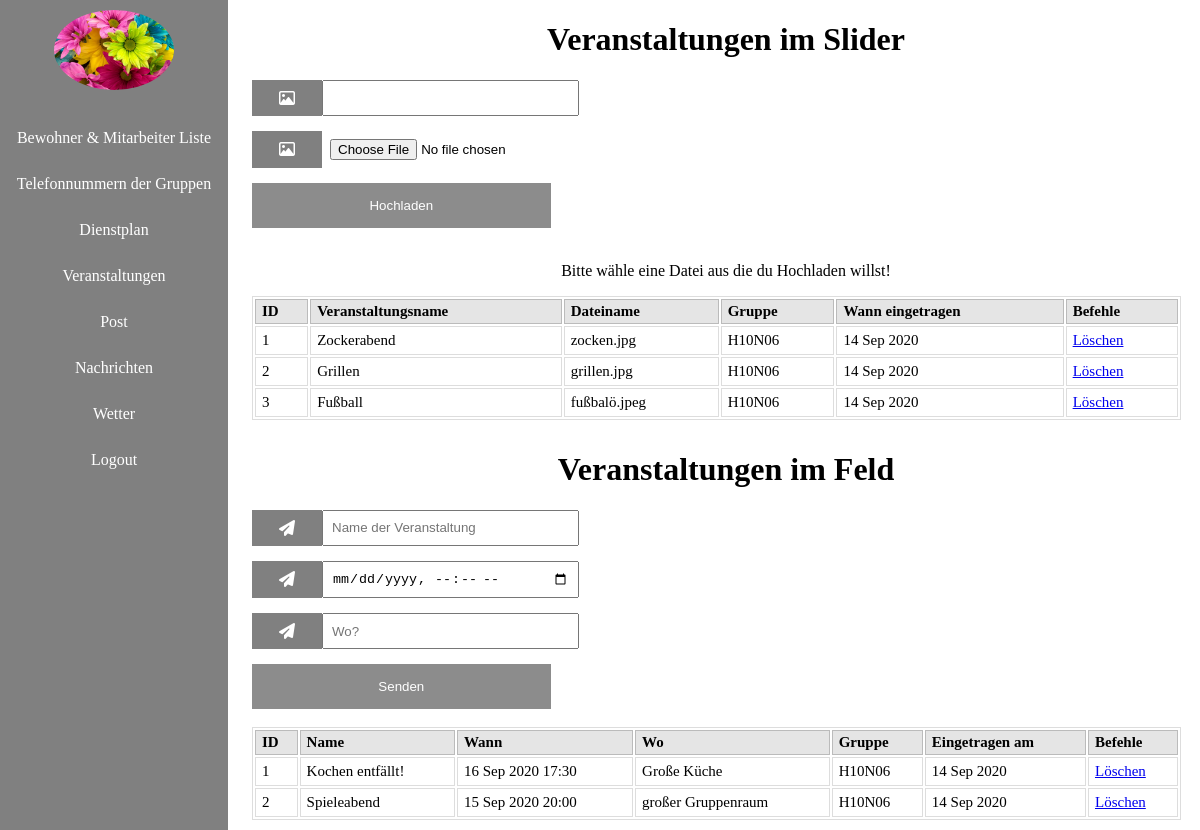
Page /Abschlussprojekt/Abschlussprojekt_admin/entries/events.php (signed in) on the committed database.
### tables this page shows
CREATE TABLE `events` (
  `id` int(11) NOT NULL,
  `vername` varchar(200) NOT NULL,
  `name` varchar(200) NOT NULL,
  `gruppe` varchar(20) NOT NULL,
  `eingetragen_am` date NOT NULL DEFAULT current_timestamp()
);

CREATE TABLE `eventsnrml` (
  `id` int(11) NOT NULL,
  `namev` varchar(200) NOT NULL,
  `wann` datetime NOT NULL,
  `wo` varchar(200) NOT NULL,
  `gruppe` varchar(20) NOT NULL,
  `eingetragen_am` date NOT NULL DEFAULT current_timestamp()
);

### Abschlussprojekt/Abschlussprojekt_admin/entries/events.php (the view, shortened to what this page needs)
<?php
require "../function/connection.php";
require "../function/functions.php";
?>
<div class="grob">
     <div class="ver">
          <form action="events.php" method="post" enctype="multipart/form-data">
               <h1 class="hanm">Veranstaltungen im Slider</h1>
               <div class="eingabefeld">
                    <i class="fa fa-image icon"></i>
                    <input class="eingabefeld-text" type="text" name="vername">
               </div>
               <div class="eingabefeld">
                    <i class="fa fa-image icon"></i>
                    <input class="eingabefeld-text" type="file" name="bild"  accept="image/png, image/jpeg">
               </div>
     <input type="submit" value="Hochladen" class="btnver" name="save">
    <br> <br>
<?php
     $vername = $_POST['vername'];
     $gruppe = $_SESSION['gruppe'];
     $statusMsg = '';
     $zielpfad = "../pics/";
     $bildname = basename($_FILES["bild"]["name"]);
     $zielbildpfad = $zielpfad . $bildname;
     $fileType = pathinfo($zielbildpfad, PATHINFO_EXTENSION);
     if(isset($_POST["save"]) && !empty($_FILES["bild"]["name"])){
     require "../function/connection.php";
     $allowTypes = array('jpg','png','jpeg');
     if(in_array($fileType, $allowTypes)){
          if(move_uploaded_file($_FILES["bild"]["tmp_name"], $zielbildpfad)){
               $insert = $dbh->query("INSERT into  events (vername, name, gruppe, eingetragen_am) VALUES ('".$vername."','".$bildname."', '".$gruppe."',current_timestamp)");
               if($insert){
               $statusMsg = "Das Bild ".$bildname. " wurde erfolgreich hochgeladen";
               }else{
               $statusMsg = "Hochladen fehlgeschlagen (Fehler bei MySQL Anweisung).";
               }
          }else{
               $statusMsg = "Hochladen fehlgeschlagen.";
          }
     }else{
          $statusMsg = 'Sorry, nur JPG, JPEG & PNG Dateien können hochgeladen werden.';
     }
     }else{
     $statusMsg = 'Bitte wähle eine Datei aus die du Hochladen willst!';
     }
     echo ('<p style= "text-align:center">'. $statusMsg .'</p>');
?>
<table>
     <tr>
          <th>ID</th>
          <th>Veranstaltungsname</th>
          <th>Dateiname</th>
          <th>Gruppe</th>
          <th>Wann eingetragen</th>
          <th>Befehle</th>
     </tr>
<?php
     $stmt = $dbh->query("SELECT id, vername, name, gruppe, eingetragen_am FROM events where gruppe = '$_SESSION[gruppe]' ORDER BY id");
     while($row = $stmt->fetch()){
     echo '<tr>';
     echo '<td>'.$row['id'].'</td>';
     echo '<td>'.$row['vername'].'</td>';
     echo '<td>'.$row['name'].'</td>';
     echo '<td>'.$row['gruppe'].'</td>';
     echo '<td>'.date('j M Y', strtotime($row['eingetragen_am'])).'</td>';
?>
     <td>
          <a href="javascript:delevent('<?php echo $row['id'];?>',
          '<?php echo $row['vername'];?>',
          '<?php echo $row['name'];?>',
          '<?php echo $row['gruppe'];?>',
          '<?php echo $row['eingetragen_am'];?>')">Löschen</a>
     </td>
<?php
     echo '</tr>';
     }
?>
</table>
    </div>
<form action="events.php" method="POST">
    <h1 class = "hanm">Veranstaltungen im Feld</h1>
     <div class ="eingabefeld">
          <i class="fa fa-send icon"></i>
          <input  class="eingabefeld-text" type="text" placeholder="Name der Veranstaltung" name = "namev"> <br>
     </div>
     <div class ="eingabefeld">
          <i class="fa fa-send icon"></i>
          <input  class="eingabefeld-text" type="datetime-local" placeholder="Wann" name = "wann"> <br>
     </div>
     <div class ="eingabefeld">
          <i class="fa fa-send icon"></i>
          <input  class="eingabefeld-text" type="text" placeholder="Wo?" name = "wo"> <br>
     </div>
   <input type="submit" value="Senden" class="btnver" name="versave">
<br> <br>
<table>
     <tr>
          <th>ID</th>
          <th>Name</th>
          <th>Wann</th>
          <th>Wo</th>
          <th>Gruppe</th>
          <th>Eingetragen am</th>
          <th>Befehle</th>
     </tr>
<?php
     $stmt = $dbh->query("SELECT id, namev, wann, wo, gruppe, eingetragen_am FROM eventsnrml where gruppe = '$_SESSION[gruppe]' ORDER BY id");
     while($row = $stmt->fetch()){
     echo '<tr>';
     echo '<td>'.$row['id'].'</td>';
     echo '<td>'.$row['namev'].'</td>';
     echo '<td>'.date('d M Y H:i', strtotime($row['wann'])).'</td>';
     echo '<td>'.$row['wo'].'</td>';
     echo '<td>'.$row['gruppe'].'</td>';
     echo '<td>'.date('d M Y ', strtotime($row['eingetragen_am'])).'</td>';
?>
          <td>
               <a href="javascript:delevents('<?php echo $row['id'];?>',
               '<?php echo $row['namev'];?>',
               '<?php echo $row['wann'];?>',
               '<?php echo $row['wo'];?>',
               '<?php echo $row['eingetragen_am'];?>')">Löschen</a>
          </td>
<?php
     echo '</tr>';
     }
?>
</table>
</div>

### Abschlussprojekt/Abschlussprojekt_admin/style/style.css (style rules this page uses)
body { background: url(../pics/) no-repeat center center fixed; -webkit-background-size: cover; -moz-background-size: cover; -o-background-size: cover; background-size: cover; margin: 0; }
.eingabefeld { display: flex; width: 100%; margin-bottom: 15px; }
.icon { padding: 10px; background: gray; color: white; min-width: 50px; text-align: center; }
.eingabefeld-text { width: 25%; padding: 8px; outline: none; }
.btnver { background-color: gray; color: white; padding: 15px 20px; border: none; cursor: pointer; width: 31.5%; opacity: 0.9; }
.grob { margin-left: 21%; display: grid; }
.hanm { text-align: center; }
.ver { display: block; }
table { width: 98%; text-align: left; border: 1px solid #dddddd; font-size: 15px; color: #000; background: #fff; margin-bottom: 10px; }
table th { background-color: #e5e5e5; border: 1px solid #bbbbbb; padding: 3px 6px; color: #000; }
table tr td { border: 1px solid #dddddd; padding: 5px 6px; }

### rows in the picture
events: id "1", vername "Zockerabend", name "zocken.jpg", gruppe "H10N06", eingetragen_am "14 Sep 2020"
events: id "2", vername "Grillen", name "grillen.jpg", gruppe "H10N06", eingetragen_am "14 Sep 2020"
events: id "3", vername "Fußball", name "fußbalö.jpeg", gruppe "H10N06", eingetragen_am "14 Sep 2020"
eventsnrml: id "1", namev "Kochen entfällt!", wann "16 Sep 2020 17:30", wo "Große Küche", gruppe "H10N06", eingetragen_am "14 Sep 2020"
eventsnrml: id "2", namev "Spieleabend", wann "15 Sep 2020 20:00", wo "großer Gruppenraum", gruppe "H10N06", eingetragen_am "14 Sep 2020"

### other values in the picture
$statusMsg "Bitte wähle eine Datei aus die du Hochladen willst!"
